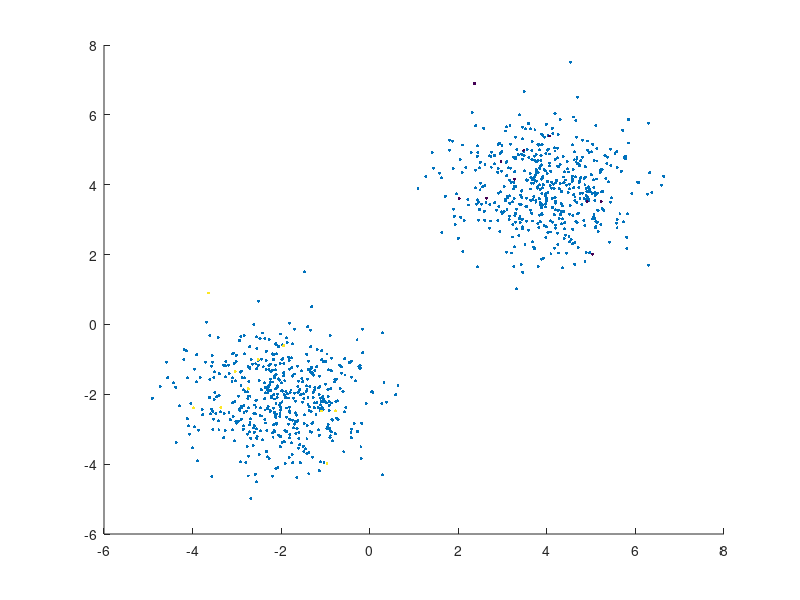

Recreate this plot in MATLAB. (Note: this script raises an error after producing the figure.)
rng('default');  % For reproducibility

n = 1000; % numero tot di sample
l = 20; % numero di sample etichettati
u = 980; % numero di sample non etichettati
nc = 500; %numero di sample per classe
lc = 10; %numero di sample etichettati per classe
uc = 490; %numero di sample non eichettati per classe


X = [gallery('normaldata',[nc 2],120)-2; ...
    gallery('normaldata',[nc 2],120)+4];
y = [ones(nc,1);-1*(ones(nc,1))];

scatter(X(:,1),X(:,2),5,y,'filled')
X_samp=[X(1:lc,1:2); X(nc+1:nc+lc,1:2)];
y_samp=[y(1:lc); y(nc+1:nc+lc)];
scatter(X(:,1),X(:,2),5,'filled')
hold on 
scatter(X_samp(:,1),X_samp(:,2),5,y_samp,'filled')
hold off

%Estrazione dati non etichettati
X_unlabeld = [X(lc+1:nc,1:2);X(nc+lc+1:n,1:2)];

%Calcolo distanze "utitli", lab-nolab e nolab-lab
D_samp=zeros(l,u);
for i=1:l
    for j=1:u
        D_samp(i,j)=norm(X_samp(i,:)-X_unlabeld(j,:));
    end
end

D=zeros(u,u);
for i=1:u
    for j=1:u
        D(i,j)=norm(X_unlabeld(i,:)-X_unlabeld(j,:));
        D(j,i)=D(i,j);
    end
end

% Calcolo pesi exp
W= exp(-D_samp);
Wbar = exp(-D);

% Calcolo L e stepsize
lambda_min = min(eig(Wbar));

W_l = zeros([1,u]);
W_u = zeros([1,u]);

for i=1:u
    W_l = sum(W(:,i));
    W_u = sum(Wbar(:,i));
end
L = max(W_l+W_u)-lambda_min;
alpha = 1/L;

%Generiamo 1step
y0 = -1 + 2.*rand(u,1); %cioè delle etichette casuali per i dati no-lab
eps = 1e-4; %tolleranza
maxit = 100000; %iterazioni max
ybar = y_samp;
y_new = GD_fixed(alpha,y0,maxit,eps,ybar,W,Wbar,u);



